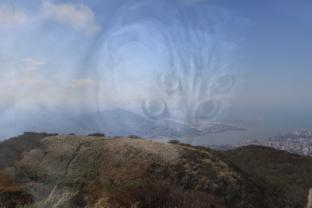
%> input picture 1_15_25_7.jpg, 312 x 208 px
$ octave mytimer.m   (GNU Octave 9; MATLAB toolbox functions it lacks are replaced by stand-ins)
%> lines starting %> are read from the running program, lines starting %| are printed output that depends on the picture
### deghost.m
function deghost(test_case)
%> called with test_case = 'simple.'


% Dependency on Patch-GMM prior
addpath('epllcode');

% Dependency on bounded-LBFGS Optimization package
%addpath('lbfgsb/lbfgsb3.0_mex1.2');
addpath('L-BFGS-B-C-master\Matlab')
if strcmp(test_case, 'apples')
  % Read the input image from the linearized raw file.
  % apples.mat contains I_in. We will write it out to [0-255] for visualization.
  load('apples.mat');
  % Estimate ghosting kernel, including spatial shift configs.dx, dy
  % and the attenuation factor configs.c.
  [configs.dx configs.dy configs.c] = kernel_est(I_in);

  % Set up padding size.
  %The padding size needs to be larger than the spatial shift.
  configs.padding = 40;
else                    % Check the environment by testing on synthetic data.

  %[I_in configs] = simple([]);
  %reset I_in config
  %----------------------------
  I_in = imread('1_15_25_7.jpg');
%> I_in is the input picture: size 208x312x3 uint8; mean R, G, B 111.9, 122.1, 140
  I_in = im2double(I_in);
%> I_in: size 208x312x3 double

  [configs.dx configs.dy configs.c] = kernel_est(I_in);
  configs.padding = 40;
  %-----------------------------
  %dx = configs.dx;
  %dy = configs.dy;
  %c  = configs.c;
end

[h w nc] = size(I_in);
configs.h = h;
configs.w = w;
configs.num_px = h*w;

for i = 1 : size(I_in,3) %number of channels
  configs.ch=i;

  % Applying our optimization to each channel independently.
  [I_t_k I_r_k ] = patch_gmm(I_in(:,:,i), configs);

  % Post-processings to enhance the results.
  I_t(:,:,i) = I_t_k-valid_min(I_t_k, configs.padding);
  I_r(:,:,i) = I_r_k-valid_min(I_r_k, configs.padding);
  I_t(:,:,i) = match(I_t(:,:,i), I_in(:,:,i));
end

% Write out the results.
imwrite(I_in, 'in.png');
imwrite(I_t, 't.png');
imwrite(I_r, 'r.png');

function [I_t I_r ] = patch_gmm(I_in, configs)
% Setup for patch-based reconstruction
h = configs.h;
w = configs.w;
c = configs.c;
dx = configs.dx;
dy = configs.dy;

% Identity matrix
Id_mat = speye(h*w, h*w);

% Ghosting kernel K
k_mat = get_k(h, w, dx, dy, c);

% Operator that maps an image to its ghosted version
A = [Id_mat k_mat];

lambda = 1e6;

% patch size for patch-GMM
psize = 8;

num_patches = (h-psize+1)*(w-psize+1);

mask=merge_two_patches(ones(psize^2, num_patches),...
            ones(psize^2, num_patches), h, w, psize);

% Use non-negative constraint
configs.non_negative = true;

% Parameters for half-quadratic regularization method
configs.beta_factor = 2;
configs.beta_i = 200;
configs.dims = [h w];

% Setup for GMM prior
load GSModel_8x8_200_2M_noDC_zeromean.mat
excludeList=[];
%noiseSD=25/255;

% Initialization, may takes a while.
fprintf('Init...\n');
[I_t_i I_r_i ] = grad_irls(I_in, configs);
% faster option, but results are not as good.
%[I_t_i I_r_i ] = grad_lasso(I_in, configs);


% Apply patch gmm with the initial result.
% Create patches from the two layers.
est_t = im2patches(I_t_i, psize);
est_r = im2patches(I_r_i, psize);

niter = 25;
beta  = configs.beta_i;

for i = 1 : niter
  fprintf('Optimizine %d iter...\n', i);
  % Merge the patches with bounded least squares
  f_handle = @(x)(lambda * A'*(A*x) + beta*(mask.*x));
  sum_piT_zi = merge_two_patches(est_t, est_r, h, w, psize);
  sum_zi_2 = norm(est_t(:))^2 + norm(est_r(:))^2;
  z = lambda * A'*I_in(:) + beta * sum_piT_zi;

  % Non-neg. optimization by L-BFGSB
  opts    = struct( 'factr', 1e4, 'pgtol', 1e-8, 'm', 50);
  opts.printEvery     = 50;
  l = zeros(numel(z),1);
  u = ones(numel(z),1);

  fcn = @(x)( lambda * norm(A*x - I_in(:))^2 + ...
      beta*( sum(x.*mask.*x - 2 * x.* sum_piT_zi(:)) + sum_zi_2));
  grad = @(x)(2*(f_handle(x) - z));
  fun     = @(x)fminunc_wrapper( x, fcn, grad);
  [out, ~, info] = lbfgsb(fun, l, u, opts ); %use lbfgs

  out = reshape(out, h, w, 2);
  I_t = out(:,:,1);
  I_r = out(:,:,2);

  % Restore patches using the prior
  est_t = im2patches(I_t, psize);
  est_r = im2patches(I_r, psize);
  noiseSD=(1/beta)^0.5; %noiseSD
  [est_t t_cost]= aprxMAPGMM(est_t,psize,noiseSD,[h w], GS,excludeList);
  [est_r r_cost]= aprxMAPGMM(est_r,psize,noiseSD,[h w], GS,excludeList);

  beta = beta*configs.beta_factor;

end


function out = merge_two_patches(est_t, est_r, h, w, psize)
  % Merge patches and concat
  t_merge = merge_patches(est_t, h, w, psize);
  r_merge = merge_patches(est_r, h, w, psize);
  out = cat(1, t_merge(:), r_merge(:));

% [4 lines left out: function match, not called in this run]
  %out = out;

### kernel_est.m
function [dx dy c ] =  kernel_est(I_in)

  I_in = rgb2gray(I_in);
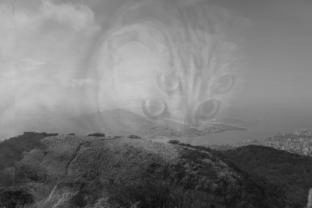
%> I_in: size 208x312 double; min 0.0349, max 0.797, mean 0.475
  Laplacian=[0 -1 0; -1 4 -1; 0 -1 0];
  resp = imfilter(I_in, Laplacian);
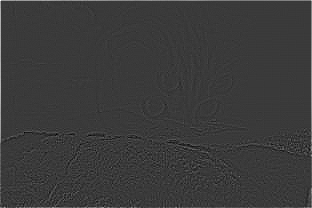
%> resp: size 208x312 double; min -0.359, max 1.21, mean 0.00643; drawn with min black and max white

  auto_corr = xcorr2(resp, resp);
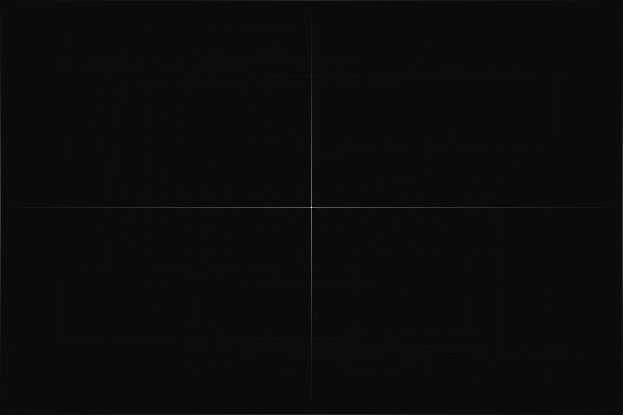
%> auto_corr: size 415x623 double; min -13.06, max 284.3, mean 0.7; drawn with min black and max white

  bdry = size(I_in,1)-30;
%> bdry = 178

  auto_corr = auto_corr(bdry:end-bdry, bdry:end-bdry);
%> auto_corr: size 60x268 double

  max_1 = ordfilt2(auto_corr, 25, true(5));
  max_2 = ordfilt2(auto_corr, 24, true(5)); %24 or 21

  auto_corr(end/2 - 4 : end/2 + 4, end/2 - 4 : end/2+4)=0;
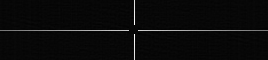
%> auto_corr: size 60x268 double; min -2.92, max 113, mean 1.8; drawn with min black and max white
  candidates = find((auto_corr == max_1) & ((max_1 - max_2)>10));%original 70
%> candidates = []

  candidates_val = auto_corr(candidates);
%> candidates_val = []

  cur_max = 0;
  dx = 0;
  dy = 0;
  offset = size(auto_corr)/2 + 1;
%> offset = [31 135]
  for i = 1 : length(candidates)
    if (candidates_val(i) > cur_max)
      [dy , dx] = ind2sub(size(auto_corr), candidates(i));
      dy = dy - offset(1);
      dx = dx - offset(2);
    end
  end
%> this loop made 0 passes
%> after the loop, dx = 0; dy = 0
  c = est_attenuation(I_in, dx, dy);

### est_attenuation.m
function c=est_attenuation(I, dx, dy)
%> called with dx = 0, dy = 0
  cns = corner(I);
%> cns = 200 rows, first 12: [58 135; 283 149; 170 143; 104 136; 25 133; 306 155; 189 145; 104 208; 5 208; 181 143; 308 150; 271 146]
  hw=18;
  m=[];
  score=zeros(size(cns,1),1);
  attn=score*0;
%> attn = 200 values from 0 to 0
  w=score*0;
%> w = 200 values from 0 to 0
  for i = 1 : size(cns,1)
    p1 = get_patch(I, cns(i,1), cns(i,2), hw);
    p2 = get_patch(I, cns(i,1) + dx, cns(i,2) + dy, hw);
    if ~isempty(p1) && ~isempty(p2)
      m=[m;p1 p2;];
      p1=p1(:); p2=p2(:);
      p1=p1-mean(p1); p2=p2-mean(p2);
      score(i)=sum(p1.*p2)/sum(p1.^2).^0.5/sum(p2.^2).^0.5;
      attn(i)=(max(p2)-min(p2))/(max(p1)-min(p1));
      if (attn(i) <1) && ( attn(i) > 0)
        w(i) = exp(-score(i)/(2*0.2^2));
      end
    end
  end
%> this loop made 200 passes
%> pass 1, in get_patch, `p=I(y-hw:y+hw, x-hw:x+hw);`:
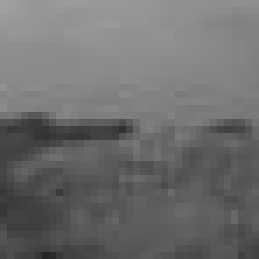
%> p: size 37x37 double (shown 7 times larger); min 0.156, max 0.632, mean 0.431
%> pass 2, in est_attenuation, `m=[m;p1 p2;];`:
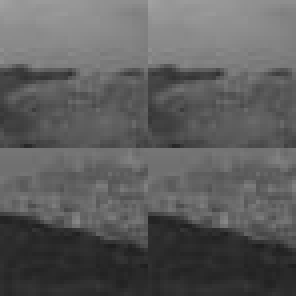
%> m: size 74x74 double (shown 4 times larger); min 0.122, max 0.632, mean 0.365
%> after the loop, attn = 200 values, max 1 at index 1, min 0 at index 6, mean 0.71; score has the same summary as attn
  c=sum(w.*attn)/sum(w);
%> c = NaN


function p=get_patch(I, x, y, hw)
  if (x>hw)&&(x<size(I,2)-hw)&&(y>hw)&&(y<size(I,1)-hw)
    p=I(y-hw:y+hw, x-hw:x+hw);
  else
    p=[];
  end

### get_k.m
function A=get_k(h, w, dx, dy, c)
  all_ids = reshape([1:h*w], [h w]);

  self_ids=all_ids;
  negh_ids=ncircshift(all_ids, [dy dx]);
  negh_ids2=circshift(all_ids, [dy dx]);
  ind=ones(h,w);
  indc=ones(h,w)*c;
  indc(negh_ids==0)=0;

  S_plus=sparse(self_ids(:), self_ids(:), ind);
  S_minus=sparse(self_ids(:), negh_ids2(:), indc);
  A=S_plus+S_minus;

### merge_patches.m
function out = merge_patches(patches, h, w, psize)
% Merge patches (in vector form)
% patches needs to be psize^2 x (h-psize+1)*(w-psize+1)

patches = reshape(patches', h-psize+1, w-psize+1, psize^2);

out = zeros(h, w);
k=1;
for j = 1 : psize
  for i = 1 : psize
    out(i:i+h-psize, j:j+w-psize) = out(i:i+h-psize, j:j+w-psize) + patches(:,:,k);
    k=k+1;
  end
end

### ncircshift.m
function Ip=ncircshift(Ip, s)
% circshift but fill zero instead of circulating
  Ip=padarray(Ip, abs(s));
  Ip=circshift(Ip,s);
  Ip=Ip(abs(s(1))+1:end-abs(s(1)), abs(s(2))+1:end-abs(s(2)),:);

### mytimer.m
timer1=tic;

deghost simple.
%> in deghost, `[configs.dx configs.dy configs.c] = kernel_est(I_in);`: configs.dx = 0; configs.c = NaN
%> the loop in deghost, `for i = 1 : size(I_in,3)` made 1 pass
%> (h in patch_gmm, w in patch_gmm, c in patch_gmm, dx in patch_gmm, dy in patch_gmm, num_patches in patch_gmm) on pass 1: (208, 312, NaN, 0, 0, 61305)
%> pass 1, in get_k, `all_ids = reshape([1:h*w], [h w]);`:
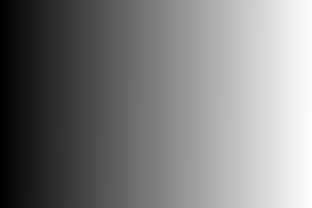
%> all_ids: size 208x312 double; min 1, max 64896, mean 32448.5; drawn with min black and max white
%> the run ends on the next line

$ run again, with 2_15_25_7.jpg copied over 1_15_25_7.jpg
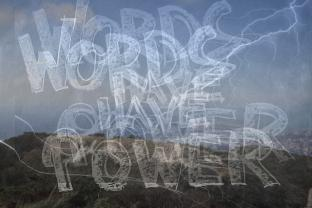
%> input picture 2_15_25_7.jpg, 312 x 208 px
%> in deghost, I_in is the input picture: size 208x312x3 uint8; mean R, G, B 113.5, 122.4, 135.9
%> in kernel_est, `auto_corr(end/2 - 4 : end/2 + 4, end/2 - 4 : end/2+4)=0;`:
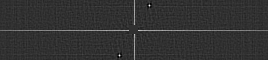
%> auto_corr: size 60x268 double; min -29.18, max 123.9, mean 1.3; drawn with min black and max white
%> candidates = [7196; 8946]
%> candidates_val = [123.9; 123.9]
%> the loop in kernel_est, `for i = 1 : length(candidates)` made 2 passes
%> (dy, dx) on passes 1 to 2: (25, -15), (-25, 15)
%> cns = 200 rows, first 12: [2 142; 72 190; 117 186; 116 156; 67 187; 223 184; 233 184; 147 188; 104 189; 80 148; 158 186; 202 187]
%> in est_attenuation, `attn=score*0;`: attn = 200 values from 0 to 0
%> after the loop in est_attenuation, `for i = 1 : size(cns,1)`: attn = 200 values, max 1.33 at index 41, min 0 at index 1, mean 0.889; score = 200 values, max 0.788 at index 119, min 0 at index 1, mean 0.506; w = 200 values, max 0.134 at index 156, min 0 at index 1, mean 0.00286
%> in est_attenuation, `c=sum(w.*attn)/sum(w);`: c = 0.797
%> configs.dx = 15; configs.dy = -25; configs.c = 0.797
%> the loop in deghost, `for i = 1 : size(I_in,3)` made 1 pass
%> (h in patch_gmm, w in patch_gmm, c in patch_gmm, dx in patch_gmm, dy in patch_gmm, num_patches in patch_gmm) on pass 1: (208, 312, 0.797, 15, -25, 61305)
%> pass 1, in ncircshift, `Ip=Ip(abs(s(1))+1:end-abs(s(1)), abs(s(2))+1:end-abs(s(2)),:);`:
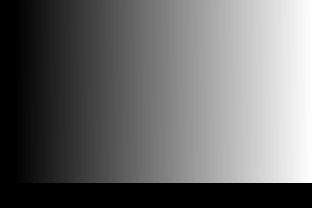
%> Ip: size 208x312 double; min 0, max 61776, mean 25879.9; drawn with min black and max white

$ run again, with mywindow.jpg copied over 1_15_25_7.jpg
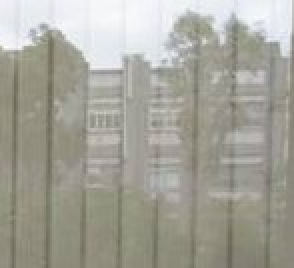
%> input picture mywindow.jpg, 147 x 134 px (shown 2 times larger)
%> in deghost, I_in is the input picture: size 134x147x3 uint8; mean R, G, B 164.4, 163.5, 153.7
%> in kernel_est, `auto_corr(end/2 - 4 : end/2 + 4, end/2 - 4 : end/2+4)=0;`:
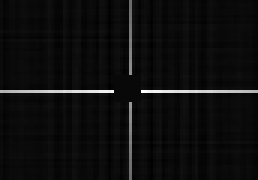
%> auto_corr: size 60x86 double (shown 3 times larger); min -6.32, max 177.5, mean 3.9; drawn with min black and max white
%> candidates = []
%> after the loop in kernel_est, `for i = 1 : length(candidates)`: dx = 0
%> cns = 105 rows, first 12: [46 35; 134 21; 11 25; 16 22; 139 22; 20 18; 77 34; 61 34; 3 25; 96 23; 22 13; 25 15]
%> in est_attenuation, `attn=score*0;`: attn = 105 values from 0 to 0
%> the loop in est_attenuation, `for i = 1 : size(cns,1)` made 105 passes
%> pass 1, in est_attenuation, `m=[m;p1 p2;];`:
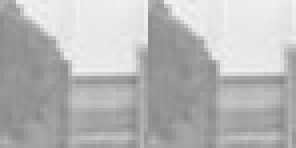
%> m: size 37x74 double (shown 4 times larger); min 0.53, max 0.966, mean 0.722
%> after the loop in est_attenuation, `for i = 1 : size(cns,1)`: attn = 105 values, max 1 at index 1, min 0 at index 2, mean 0.686; score = 105 values, max 1 at index 14, min 0 at index 2, mean 0.686
%> in est_attenuation, `c=sum(w.*attn)/sum(w);`: c = NaN
%> configs.dx = 0; configs.c = NaN
%> the loop in deghost, `for i = 1 : size(I_in,3)` made 1 pass
%> (h in patch_gmm, w in patch_gmm, c in patch_gmm, dx in patch_gmm, dy in patch_gmm, num_patches in patch_gmm) on pass 1: (134, 147, NaN, 0, 0, 17780)
